Frame 1 (no input): blank canvas, image omitted
Frame 60 (the mouse pressed at the canvas centre just before this capture): blank canvas, image omitted
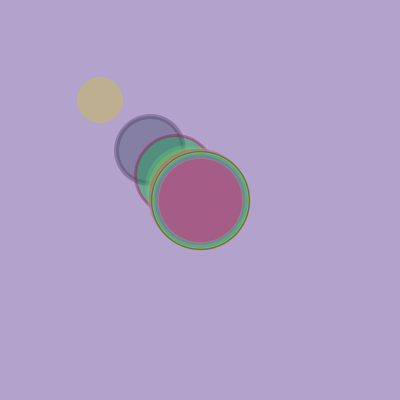
Frame 120 (the mouse held since frame 60 and released just before this capture)

The Processing sketch whose frames 1 and 60 were blank and that drew this single picture after the mouse press (run headless with seeded random() and noise(); from frame 60 on, the mouse is pressed at the canvas centre):

// Processing sketch: processing_129710
// ── processing_129710.pde

//Samantha Chiu copyright 2014 hw#3
float x, y;  
float w, h;
float easingCoef; 
float cx;
float cy;
float diameter;
float xdist, ydist;
float r, g, b;

void setup()
{
  size (400,400);
  smooth ();
 background (179,162,203,10);
  easingCoef = .5;
  cx = x/2;
  cy = y/2;
  frameRate(7);
}


void draw()
{
//  x= mouseX;
//  y= mouseY;
  w= width - mouseX;
  h= height - mouseY;
  xdist = mouseX - x;
  ydist = mouseY - y;
  x = x +xdist*easingCoef;
  y = y + ydist*easingCoef;
  diameter = x*.45;
 
  //random colours
  r = random(0,255);
  g = random(0,255);
  b = random(0,255);
  

  fill (r,g,b,100);
  stroke (g,r,b,100);
  strokeWeight ((random (0,10)));
  ellipse(x,y, diameter, diameter);
  

} 
//press mouse to draw quads
  void mousePressed(){
  stroke (100, 200);
  fill(random(255), random(255), random(255), 50);
  quad(random(0,400), random(0,400), random(0,400), random(0,400),g, w, h, xdist);
  

}

//change background colour by pressing any key
void keyPressed(){
  background (r,g,b,200);
}
